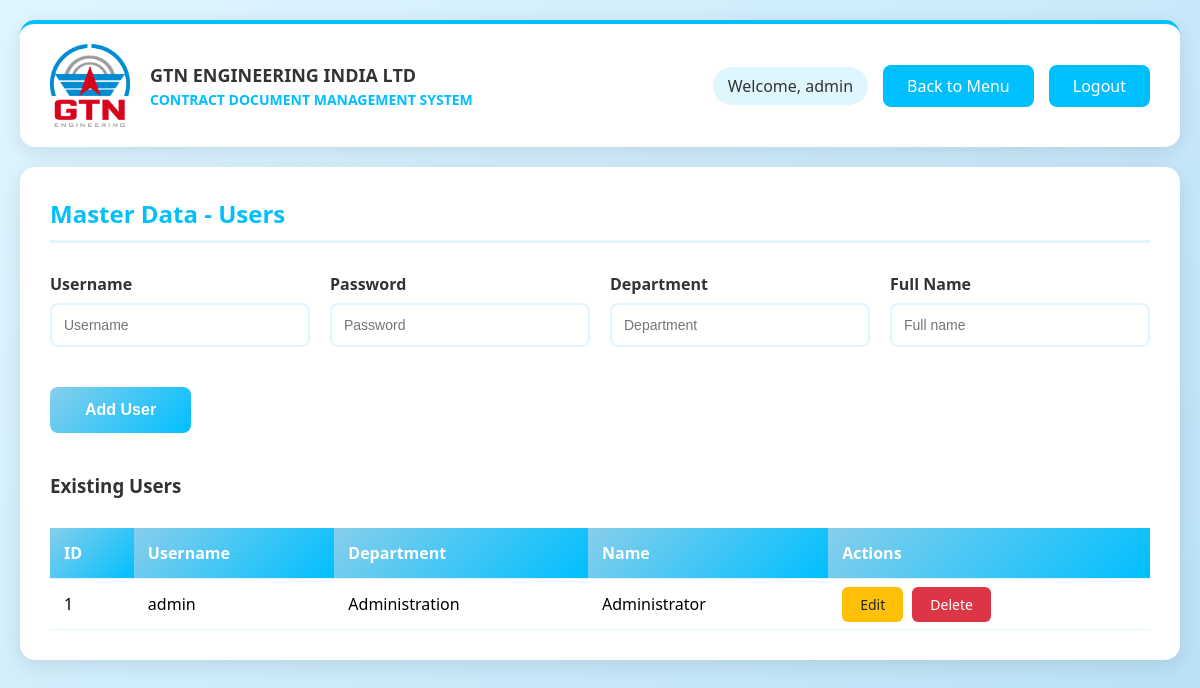
The app's page /master/users (signed in) with its own data.
### tables this page shows
CREATE TABLE users (
        id INTEGER PRIMARY KEY AUTOINCREMENT,
        username TEXT UNIQUE NOT NULL,
        password TEXT NOT NULL,
        department TEXT,
        name TEXT
    );

### app.py (the view, shortened to what this page needs)
@app.route('/master/users', methods=['GET', 'POST'])
def master_users():
    if 'user' not in session:
        return redirect(url_for('login'))
    db = get_db()
    users = db.execute('SELECT * FROM users').fetchall()
    db.close()
    return render_template('master_users.html', users=users)

### app.py (called while the page is built)
def get_db():
    db = sqlite3.connect('dms.db')
    db.row_factory = sqlite3.Row
    return db

### templates/master_users.html (shortened to what this page needs)
<!DOCTYPE html>
<html lang="en">
<head>
    <link rel="stylesheet" href="{{ url_for('static', filename='style.css') }}">
</head>
<body>
    <div class="header">
        <div class="header-left">
            <img src="{{ url_for('static', filename='gtn_logo.png') }}" alt="GTN Logo" class="header-logo">
            <div class="header-text">
                <h1>GTN ENGINEERING INDIA LTD</h1>
                <p>CONTRACT DOCUMENT MANAGEMENT SYSTEM</p>
            </div>
        </div>
        <div class="user-info">
            <span>Welcome, {{ session.user }}</span>
            <a href="{{ url_for('menu') }}" class="btn-back">Back to Menu</a>
            <a href="{{ url_for('logout') }}" class="btn-logout">Logout</a>
        </div>
    </div>
    <div class="container">
        <h2 class="page-title">Master Data - Users</h2>
        <form method="POST" class="master-form">
            <div class="form-row">
                <div class="form-group">
                    <label for="username">Username</label>
                    <input required type="text" id="username" name="username" placeholder="Username">
                </div>
                <div class="form-group">
                    <label for="password">Password</label>
                    <input required type="password" id="password" name="password" placeholder="Password">
                </div>
                <div class="form-group">
                    <label for="department">Department</label>
                    <input required type="text" id="department" name="department" placeholder="Department">
                </div>
                <div class="form-group">
                    <label for="name">Full Name</label>
                    <input required type="text" id="name" name="name" placeholder="Full name">
                </div>
            </div>
            <button type="submit" class="btn-primary">Add User</button>
        </form>
        <h3 style="margin-top: 40px;">Existing Users</h3>
        <div class="table-container">
            <table>
                <thead>
                    <tr>
                        <th>ID</th>
                        <th>Username</th>
                        <th>Department</th>
                        <th>Name</th>
                        <th>Actions</th>
                    </tr>
                </thead>
                <tbody>
                    {% for u in users %}
                    <tr>
                        <td>{{ u.id }}</td>
                        <td>{{ u.username }}</td>
                        <td>{{ u.department }}</td>
                        <td>{{ u.name }}</td>
                        <td class="action-buttons">
                            <a class="btn-edit" href="{{ url_for('edit_user', user_id=u.id) }}">Edit</a>
                            <a class="btn-delete" href="{{ url_for('delete_user', user_id=u.id) }}" onclick="return confirm('Delete this user?')">Delete</a>
                        </td>
                    </tr>
                    {% else %}
                    <tr><td colspan="5" style="text-align:center; color:#666;">No users</td></tr>
                    {% endfor %}
                </tbody>
            </table>
        </div>
    </div>
</body>
</html>

### static/style.css (style rules this page uses)
* { margin: 0; padding: 0; box-sizing: border-box; }
body { font-family: 'Segoe UI', Tahoma, Geneva, Verdana, sans-serif; background: linear-gradient(135deg, #E0F6FF 0%, #B8E0F6 100%); min-height: 100vh; padding: 20px; }
.header { background: white; padding: 20px 30px; border-radius: 15px; margin-bottom: 20px; display: flex; justify-content: space-between; align-items: center; box-shadow: 0 5px 20px rgba(0, 0, 0, 0.1); border-top: 4px solid #00BFFF; }
.header-left { display: flex; align-items: center; gap: 20px; }
.header-logo { max-width: 80px; height: auto; }
.header-text h1 { color: #333; font-size: 18px; font-weight: 700; margin-bottom: 3px; }
.header-text p { color: #00BFFF; font-size: 14px; font-weight: 600; }
.user-info { display: flex; align-items: center; gap: 15px; }
.user-info span { color: #333; font-weight: 500; background: #E0F6FF; padding: 8px 15px; border-radius: 20px; }
.container { background: white; padding: 30px; border-radius: 15px; box-shadow: 0 5px 20px rgba(0, 0, 0, 0.1); }
.form-group { margin-bottom: 20px; }
.form-group label { display: block; margin-bottom: 8px; color: #333; font-weight: 600; }
.form-group input, .form-group select { width: 100%; padding: 12px; border: 2px solid #E0F6FF; border-radius: 8px; font-size: 14px; transition: border-color 0.3s; }
.form-row { display: grid; grid-template-columns: repeat(auto-fit, minmax(200px, 1fr)); gap: 20px; margin-bottom: 20px; }
.btn-primary { background: linear-gradient(135deg, #87CEEB 0%, #00BFFF 100%); color: white; padding: 14px 35px; border: none; border-radius: 8px; cursor: pointer; font-size: 16px; font-weight: 600; transition: transform 0.2s, box-shadow 0.3s; }
.btn-back, .btn-logout { background: #00BFFF; color: white; padding: 10px 24px; border-radius: 8px; text-decoration: none; transition: background 0.3s; font-weight: 500; }
.btn-edit { background: #ffc107; color: #212529; padding: 8px 18px; border-radius: 6px; text-decoration: none; font-size: 14px; margin-right: 5px; font-weight: 500; }
.btn-delete { background: #dc3545; color: white; padding: 8px 18px; border-radius: 6px; text-decoration: none; font-size: 14px; font-weight: 500; }
.action-buttons { white-space: nowrap; }
.table-container { overflow-x: auto; margin-top: 20px; }
table { width: 100%; border-collapse: collapse; margin-top: 10px; }
table th, table td { padding: 14px; text-align: left; border-bottom: 1px solid #E0F6FF; }
table th { background: linear-gradient(135deg, #87CEEB 0%, #00BFFF 100%); color: white; font-weight: 600; }
h2, h3 { color: #333; margin-bottom: 20px; }
.page-title { color: #00BFFF; margin-bottom: 30px; font-size: 24px; font-weight: 700; border-bottom: 3px solid #E0F6FF; padding-bottom: 10px; }

### records on screen
users: user "admin", id "1", username "admin", department "Administration", name "Administrator"
